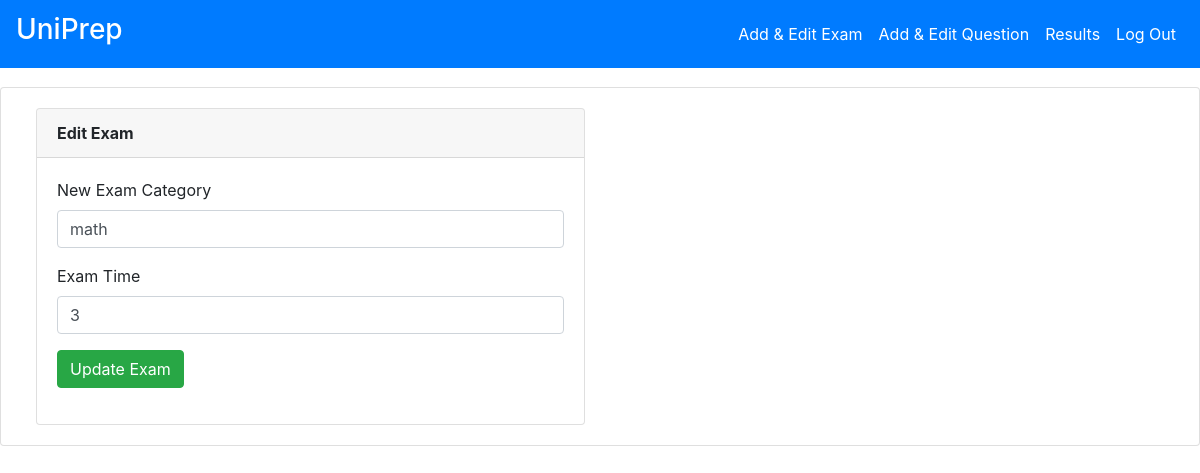
/admin/edit_exam.php?id=4, run on an earlier commit of the app's database.
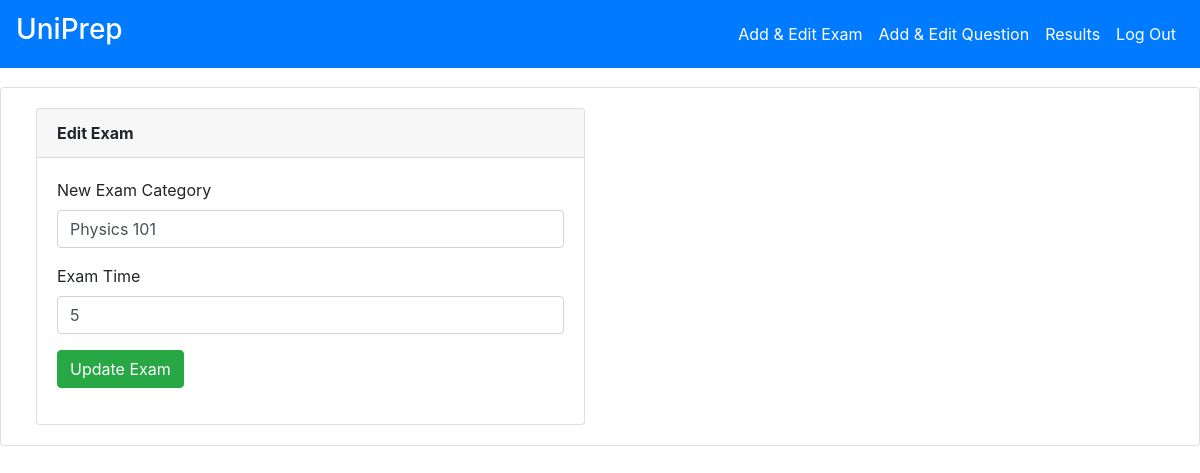
And on a later commit of the database.
### tables this page shows
CREATE TABLE `exam_category` (
  `id` int(5) NOT NULL,
  `category` varchar(100) NOT NULL,
  `exam_time` varchar(5) NOT NULL
);

### admin/edit_exam.php (the view, shortened to what this page needs)
<?php
include "header.php";
include "../authentication/connection.php";
$id = $_GET["id"];
$res = mysqli_query($db, "select * from exam_category where id=$id");
while ($row = mysqli_fetch_array($res)) {
    $exam_category = $row["category"];
    $exam_time = $row["exam_time"];
}
?>
<div class="breadcrumbs">
    <div class="col-sm-4">
    </div>
</div>
<div class="content mt-3">
    <div class="animated fadeIn">
        <div class="row">
            <div class="col-lg-12">
                <div class="card">
                    <form name="form1" action="" method="post">
                        <div class="card-body">
                            <div class="col-lg-6">
                                <div class="card">
                                    <div class="card-header"><strong>Edit Exam</strong></div>
                                    <div class="card-body card-block">
                                        <div class="form-group"><label for="company" class=" form-control-label">New Exam Category</label><input type="text" name="examname" class="form-control" value="<?php echo $exam_category; ?>"></div>
                                        <div class="form-group"><label for="vat" class=" form-control-label">Exam Time</label><input type="text" name="examtime" class="form-control" value="<?php echo $exam_time; ?>"></div>
                                        <div class="form-group">
                                            <input type="submit" name="submit1" value="Update Exam" class="btn btn-success">
                                        </div>
                                    </div>
                                </div>
                            </div>
                        </div>
                    </form>
                </div>
            </div>
        </div>
    </div>
</div>
<?php
include "footer.php";
?>

What changed in the data, as far as the page shows it:
changed exam_category: examname "math" → "Physics 101"; examtime "3" → "5"
